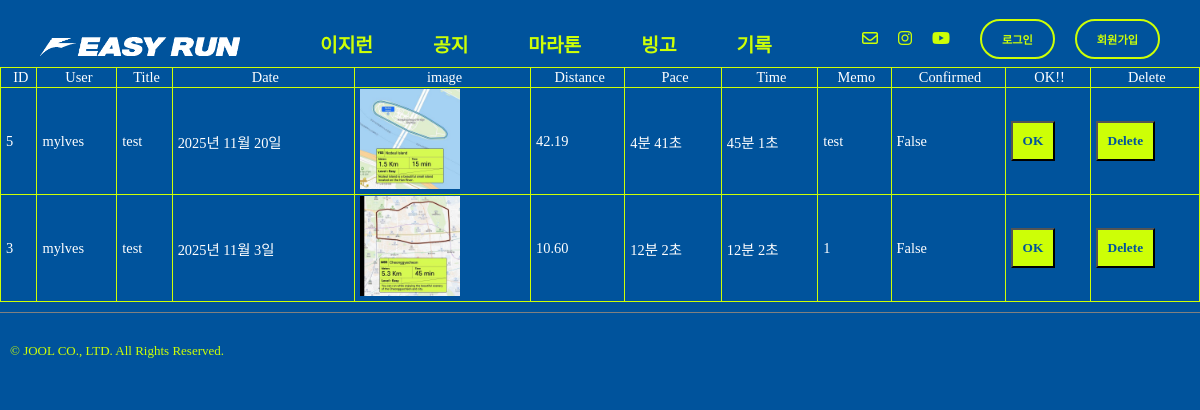
The page /runres/recordCheck/ on the database as committed earlier.
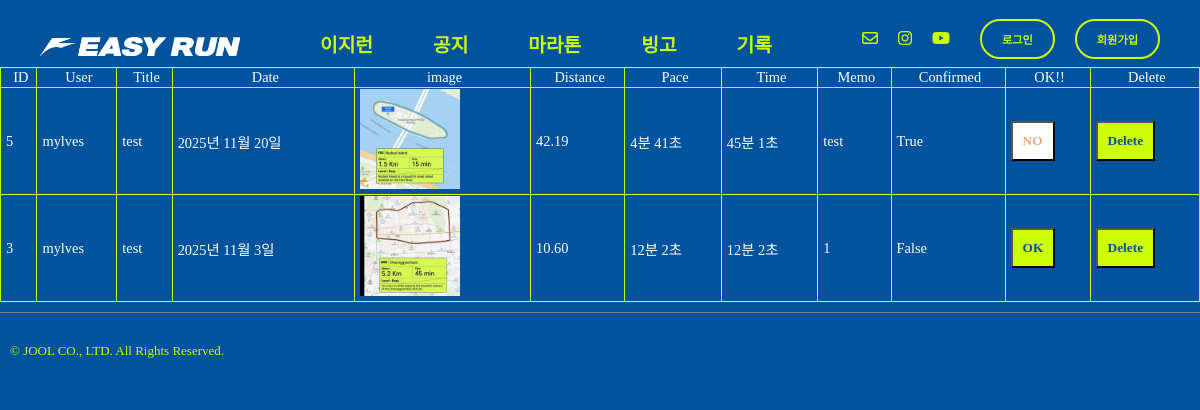
The same page on the database as committed later.
### record/models.py (models this page shows, shortened)
class Record(models.Model):
    record_id = models.AutoField(primary_key=True)
    title = models.CharField(max_length=50)
    user = models.ForeignKey(settings.AUTH_USER_MODEL,on_delete=models.CASCADE)
    record_date = models.DateField(blank=True, null=True)
    image = ResizedImageField(size=[500,500], upload_to="record", blank=False)
    distance = models.DecimalField(max_digits=6, decimal_places=2, blank=False, null=False)
    pace_m = models.IntegerField(null=True, blank=True)
    pace_s = models.IntegerField(null=True, blank=True)
    time_h = models.IntegerField(null=True, blank=True)
    time_m = models.IntegerField(null=True, blank=True)
    time_s = models.IntegerField(null=True, blank=True)
    desc = models.TextField(blank=True)
    confirmed = models.BooleanField(default=False)

### record/views.py (the view)
# urls.py: path('recordCheck/', views.recordCheck, name="recordCheck"),
def recordCheck(request):
    record = Record.objects.order_by('-record_date')
    return render(request,"record_check.html", {"record":record})

### templates/record_check.html (shortened to what this page needs)
{% extends "base.html" %}
{% load static %}
{% block content %}
  <table class="record-check-table">
    <thead>
      <tr>
        <th>ID</th>
        <th>User</th>
        <th>Title</th>
        <th>Date</th>
        <th>image</th>
        <th>Distance</th>
        <th>Pace</th>
        <th>Time</th>
        <th>Memo</th>
        <th>Confirmed</th>
        <th>OK!!</th>
        <th>Delete</th>
      </tr>
    </thead>
    {% for data in record %}
      <tbody>
        <tr>
          <td>{{ data.record_id }}</td>
          <td>{{ data.user }}</td>
          <td>{{ data.title }}</td>
          <td>{{ data.record_date }}</td>
          <td>
            <a href="{{ data.image.url }}" target="_blank">
              <img src="/media/{{ data.image }}" alt="logo-top" height="100px" width="100px">
            </a>
          </td>
          <td>{{ data.distance }}</td>
          <td>{{ data.pace_m }}분
            {{ data.pace_s }}초</td>
          <td>{{ data.time_m }}분
            {{ data.time_s }}초</td>
          <td>{{ data.desc }}</td>
          <td>{{ data.confirmed }}</td>
          <td>
            {% if data.confirmed == False %}
              <form action="{% url 'runres:recordConfirm' data.record_id %}" method="post">
                <button type="submit" class="yes-btn">OK</button>
              </form>
            {% else %}
              <form action="{% url 'runres:recordReject' data.record_id %}" method="post">
                <button type="submit" class="no-btn">NO</button>
              </form>
            {% endif %}
          </td>
          <td>
            <form action="{% url 'runres:recordDelete' data.record_id %}" method="post">
              <button type="submit" class="yes-btn">Delete</button>
            </form>
          </td>
        </tr>
      </tbody>
    {% endfor %}
  </table>
{% endblock content %}

Rows that differ between the two databases and show on the page:
changed Record id 5: confirmed "False" → "True"; confirmed "OK" → "NO"
